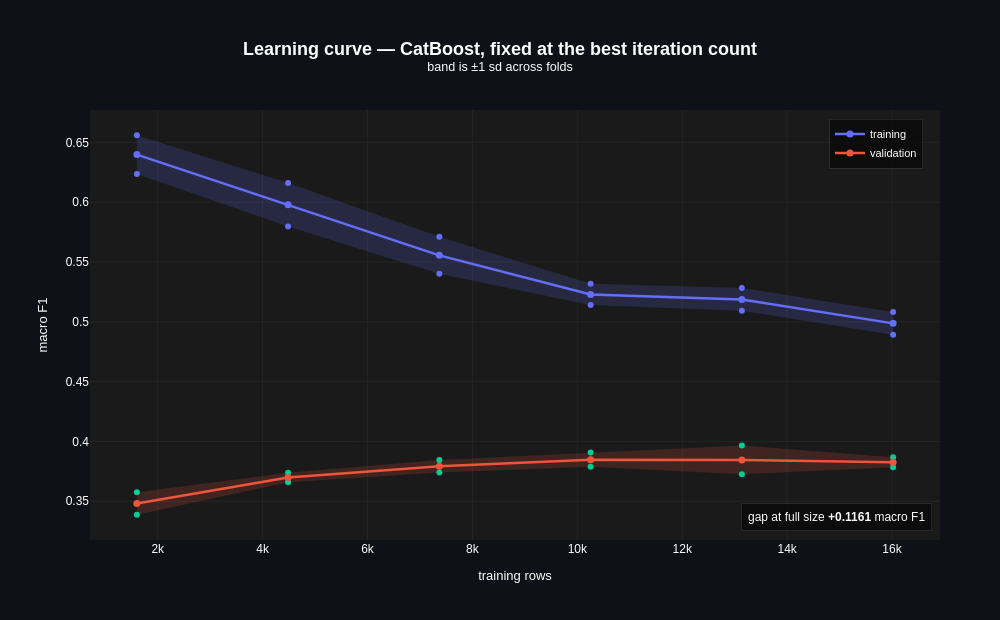

The notebook cell this image was saved under:
### Markdown cell above
The PR curve is the fairer read for Same Day, the rarest class at 5.2% of
orders. Its ROC-AUC looks strong mostly because it's easy to beat "random"
against such a lopsided base rate. Its average precision is lower and is the
number that reflects how often a Same-Day prediction is actually right.

### Code cell
# sklearn's learning_curve() clones the estimator internally, and CatBoost's
# constructor doesn't round-trip a dict-valued `class_weights` through
# get_params() the way sklearn's clone() requires. Each fold is fit by hand
# instead, at a fixed, non-early-stopped iteration count so every fit does
# the same amount of work.
lc_iterations = catboost_model.get_best_iteration()
lc_fracs = np.linspace(0.1, 1.0, 6)
lc_cv = StratifiedKFold(n_splits=5, shuffle=True, random_state=42)
lc_train_scores = np.zeros((len(lc_fracs), lc_cv.get_n_splits()))
lc_valid_scores = np.zeros_like(lc_train_scores)
lc_sizes = np.zeros(len(lc_fracs), dtype=int)

for i, frac in enumerate(lc_fracs):
    for j, (tr_idx, va_idx) in enumerate(lc_cv.split(X_train_full, y_train_full)):
        take = tr_idx[: int(len(tr_idx) * frac)]
        Xi, yi = X_train_full.iloc[take], y_train_full.iloc[take]
        Xv, yv = X_train_full.iloc[va_idx], y_train_full.iloc[va_idx]
        m = CatBoostClassifier(
            iterations=lc_iterations, depth=6, learning_rate=0.05,
            loss_function="MultiClass", class_weights=class_weights,
            random_state=42, verbose=False, allow_writing_files=False,
        )
        m.fit(Pool(Xi, yi, cat_features=categorical_features))
        lc_train_scores[i, j] = f1_score(yi, m.predict(Xi), average="macro")
        lc_valid_scores[i, j] = f1_score(yv, m.predict(Xv), average="macro")
        lc_sizes[i] = len(take)

cp.learning_curve_plot(
    lc_sizes, lc_train_scores, lc_valid_scores, score_label="macro F1",
    title="Learning curve — CatBoost, fixed at the best iteration count",
)

### Figure 1 — Plotly figure (JSON) as saved in the notebook; plotly's stock layout.template omitted (floating-point values rounded to 4 significant figures)
{"data": [{"fill": "toself", "fillcolor": "rgba(99,110,250,0.18)", "hoverinfo": "skip", "line": {"width": 0}, "showlegend": false, "type": "scatter", "x": [1602.0, 4485.0, 7369.0, 10250.0, 13140.0, 16020.0, 16020.0, 13140.0, 10250.0, 7369.0, 4485.0, 1602.0], "y": [0.6559, 0.616, 0.571, 0.5318, 0.5282, 0.5082, 0.4893, 0.5092, 0.514, 0.5401, 0.5797, 0.6236]}, {"hovertemplate": "training<br>%{x:,.0f} rows<br>macro F1 %{y:.4f}<extra></extra>", "line": {"color": "#636EFA", "width": 2.5}, "marker": {"size": 7}, "mode": "lines+markers", "name": "training", "type": "scatter", "x": [1602.0, 4485.0, 7369.0, 10250.0, 13140.0, 16020.0], "y": [0.6397, 0.5979, 0.5556, 0.5229, 0.5187, 0.4987]}, {"fill": "toself", "fillcolor": "rgba(239,85,59,0.18)", "hoverinfo": "skip", "line": {"width": 0}, "showlegend": false, "type": "scatter", "x": [1602.0, 4485.0, 7369.0, 10250.0, 13140.0, 16020.0, 16020.0, 13140.0, 10250.0, 7369.0, 4485.0, 1602.0], "y": [0.3576, 0.3738, 0.3845, 0.3907, 0.3966, 0.3868, 0.3784, 0.3726, 0.3789, 0.374, 0.3658, 0.3387]}, {"hovertemplate": "validation<br>%{x:,.0f} rows<br>macro F1 %{y:.4f}<extra></extra>", "line": {"color": "#EF553B", "width": 2.5}, "marker": {"size": 7}, "mode": "lines+markers", "name": "validation", "type": "scatter", "x": [1602.0, 4485.0, 7369.0, 10250.0, 13140.0, 16020.0], "y": [0.3482, 0.3698, 0.3793, 0.3848, 0.3846, 0.3826]}], "layout": {"annotations": [{"bgcolor": "rgba(0,0,0,0.55)", "bordercolor": "rgba(128,128,128,0.2)", "borderpad": 6, "borderwidth": 1, "font": {"color": "#fafafa", "size": 12}, "showarrow": false, "text": "gap at full size <b>+0.1161</b> macro F1", "x": 0.99, "xanchor": "right", "xref": "paper", "y": 0.02, "yanchor": "bottom", "yref": "paper"}], "font": {"color": "white", "family": "Arial"}, "height": 620, "legend": {"bgcolor": "rgba(0,0,0,0.55)", "bordercolor": "rgba(128,128,128,0.2)", "borderwidth": 1, "font": {"size": 11}, "x": 0.98, "xanchor": "right", "y": 0.98, "yanchor": "top"}, "margin": {"b": 80, "l": 90, "r": 60, "t": 110}, "paper_bgcolor": "#0e1117", "plot_bgcolor": "#1a1a1a", "title": {"font": {"color": "white", "family": "Arial", "size": 18}, "text": "<b>Learning curve — CatBoost, fixed at the best iteration count</b><br><sup>band is ±1 sd across folds</sup>", "x": 0.5, "xanchor": "center"}, "width": 1000, "xaxis": {"gridcolor": "rgba(128,128,128,0.2)", "gridwidth": 0.5, "showgrid": true, "title": {"font": {"size": 13}, "text": "training rows"}}, "yaxis": {"gridcolor": "rgba(128,128,128,0.2)", "gridwidth": 0.5, "showgrid": true, "title": {"font": {"size": 13}, "text": "macro F1"}}}}
